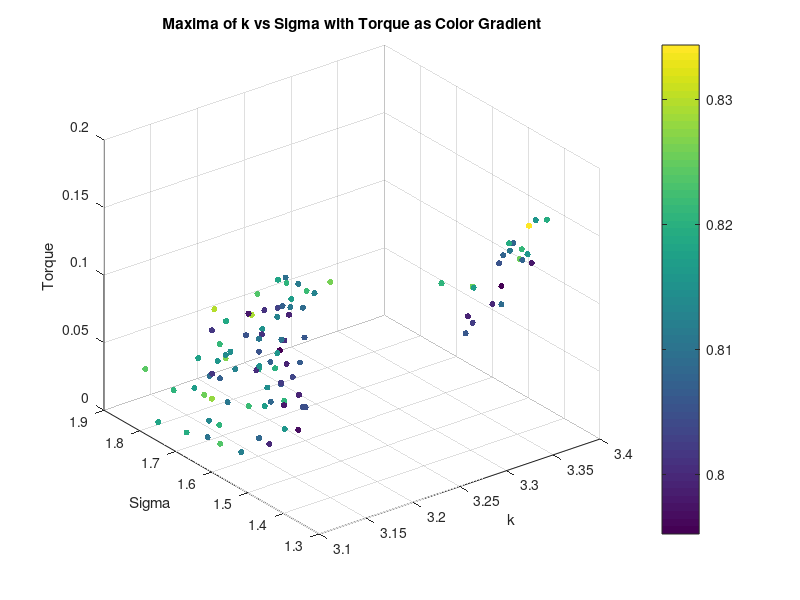
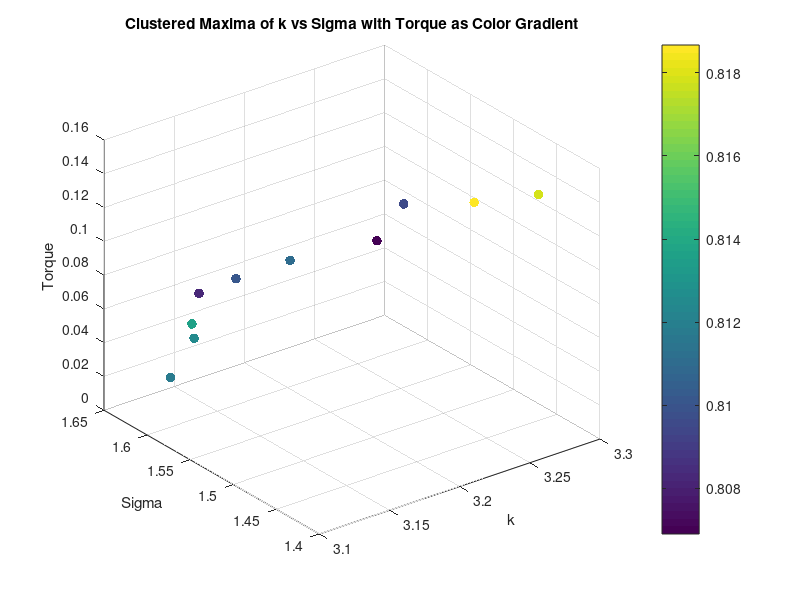
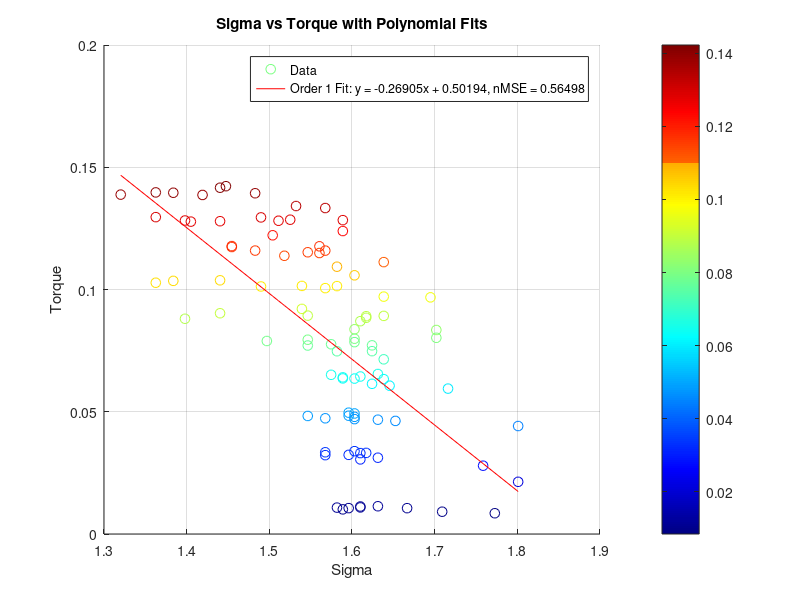
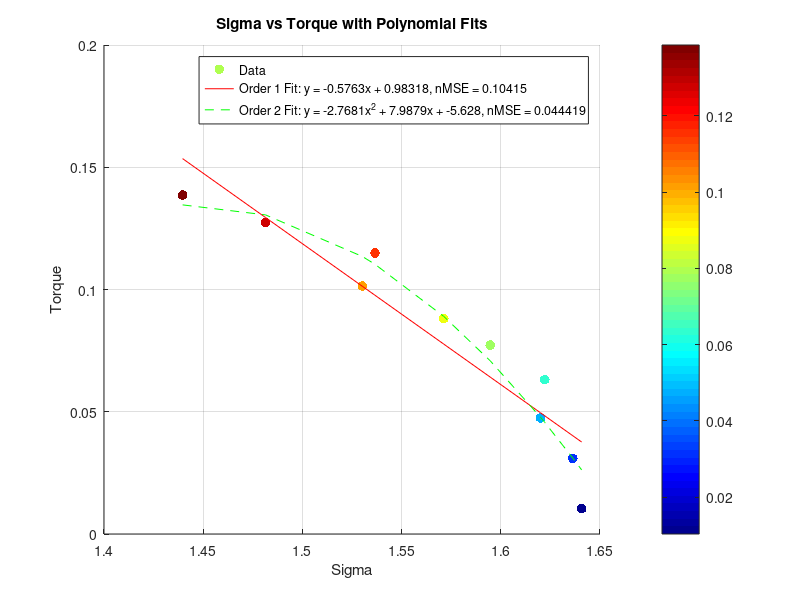

Recreate these plots in MATLAB, in order.
clear all;
close all;


%% Torque Analysis
load('maxima_data.mat');
scatter3(maxima_k, maxima_sigma, torque_values, 20, maxima_corr, 'filled');
xlabel('k');
ylabel('Sigma');
zlabel('Torque');
title('Maxima of k vs Sigma with Torque as Color Gradient');
colorbar;
grid on;
% K means clustering of torque into 10 clusters, taking mean of each cluster k, sigma and corr too
[cluster_idx, cluster_centers] = kmeans(torque_values', 10);
% Take the mean of each cluster
torque_means = zeros(10, 1);
sigma_means = zeros(10, 1);
k_means = zeros(10, 1);
corr_means = zeros(10, 1);
for i = 1:10
    torque_means(i) = mean(torque_values(cluster_idx == i));
    sigma_means(i) = mean(maxima_sigma(cluster_idx == i));
    k_means(i) = mean(maxima_k(cluster_idx == i));
    corr_means(i) = mean(maxima_corr(cluster_idx == i));
end
% Plot the clusters
figure;
scatter3(k_means, sigma_means, torque_means, 50, corr_means, 'filled');
xlabel('k');
ylabel('Sigma');
zlabel('Torque');
title('Clustered Maxima of k vs Sigma with Torque as Color Gradient');
colorbar;
grid on;
% Ensure data is sorted for polyfit
[sigma_sorted, sort_idx] = sort(maxima_sigma);
torque_sorted = torque_values(sort_idx);
% Display correlation between torque and sigma
disp('Correlation between Torque and Sigma:');
disp(corr(torque_sorted', sigma_sorted'));
% Display correlation between torque and sigma^2
disp('Correlation between Torque and Sigma^2:');
disp(corr(torque_sorted', sigma_sorted'.^2));
% Polyfit for sigma vs torque (order 1 and 2)
p1_sigma = polyfit(sigma_sorted, torque_sorted, 1);
% Calculate fitted values and normalized MSE for sigma vs torque
fitted_torque_p1_sigma = polyval(p1_sigma, sigma_sorted);
mse_p1_sigma = mean((torque_sorted - fitted_torque_p1_sigma).^2);
nmse_p1_sigma = mse_p1_sigma / var(torque_sorted);
% Display results for sigma vs torque
disp('Sigma vs Torque:');
disp(['Order 1 nMSE: ', num2str(nmse_p1_sigma)]);
%display correlation between torque and sigma
% Plot for sigma vs torque with polynomial fits (first instance)
figure;
scatter(sigma_sorted, torque_sorted, 50, torque_sorted,'DisplayName', 'Data');
% Create a custom colormap based on jet, excluding yellow/light orange
cmap = jet(256); % Get the jet colormap with 256 colors
cmap = cmap([1:180,200:256], :); % Keep only the first 200 colors, removing the yellow/light orange range
colormap(cmap); % Apply the custom colormap
colorbar; % Add a colorbar to indicate the mapping of color to torque_sorted values
hold on;
plot(sigma_sorted, fitted_torque_p1_sigma, '-r', 'DisplayName', ...
    ['Order 1 Fit: y = ', num2str(p1_sigma(1)), 'x + ', num2str(p1_sigma(2)), ...
    ', nMSE = ', num2str(nmse_p1_sigma)]);
xlabel('Sigma');
ylabel('Torque');
title('Sigma vs Torque with Polynomial Fits');
legend('show');
grid on;
% Ensure data is sorted for polyfit
[sigma_sorted, sort_idx] = sort(sigma_means);
torque_sorted = torque_means(sort_idx);
%Display correlation between torque and sigma
disp('Correlation between Torque and Sigma:');
disp(corr(torque_sorted, sigma_sorted));
%Display correlation between torque and sigma^2
disp('Correlation between Torque and Sigma^2:');
disp(corr(torque_sorted, sigma_sorted.^2));
% Polyfit for sigma vs torque (order 1 and 2)
p1_sigma = polyfit(sigma_sorted, torque_sorted, 1);
p2_sigma = polyfit(sigma_sorted, torque_sorted, 2);
% Calculate zitted values and normalized MSE for sigma vs torque
fitted_torque_p1_sigma = polyval(p1_sigma, sigma_sorted);
fitted_torque_p2_sigma = polyval(p2_sigma, sigma_sorted);
mse_p1_sigma = mean((torque_sorted - fitted_torque_p1_sigma).^2);
mse_p2_sigma = mean((torque_sorted - fitted_torque_p2_sigma).^2);
nmse_p1_sigma = mse_p1_sigma / var(torque_sorted);
nmse_p2_sigma = mse_p2_sigma / var(torque_sorted);
% Display results for sigma vs torque
disp('Sigma vs Torque:');
disp(['Order 1 nMSE: ', num2str(nmse_p1_sigma)]);
disp(['Order 2 nMSE: ', num2str(nmse_p2_sigma)]);
% Plot for sigma vs torque with polynomial fits (second instance)
figure;
scatter(sigma_sorted, torque_sorted, 50, torque_sorted, 'filled', 'DisplayName', 'Data');
colormap(jet); % High contrast colormap suitable for white background
colorbar; % Add a colorbar to indicate the mapping of color to torque_sorted values
hold on;
plot(sigma_sorted, fitted_torque_p1_sigma, '-r', 'DisplayName', ...
    ['Order 1 Fit: y = ', num2str(p1_sigma(1)), 'x + ', num2str(p1_sigma(2)), ...
    ', nMSE = ', num2str(nmse_p1_sigma)]);
plot(sigma_sorted, fitted_torque_p2_sigma, '--g', 'DisplayName', ...
    ['Order 2 Fit: y = ', num2str(p2_sigma(1)), 'x^2 + ', num2str(p2_sigma(2)), ...
    'x + ', num2str(p2_sigma(3)), ', nMSE = ', num2str(nmse_p2_sigma)]);
xlabel('Sigma');
ylabel('Torque');
title('Sigma vs Torque with Polynomial Fits');
legend('show');
grid on;

%% Diameter Analysis
% Saved as diameter_value, k_values(max_k_idx), sigma_values(max_sigma_idx), max_val
load('maxima_data_Diam.mat');

figure;
scatter3(maxima_matrix(:, 2), maxima_matrix(:, 3), maxima_matrix(:, 1), 50, maxima_matrix(:, 1), 'filled'); 
xlabel('k');
ylabel('Sigma');
zlabel('Diameter');
title('Maxima of k vs Sigma with Diameter as Color Gradient');
colorbar;
grid on;

% K vs d
% Ensure data is sorted for polyfit
[k_sorted, sort_idx] = sort(maxima_matrix(:, 2));
d_sorted = maxima_matrix(sort_idx, 1);
% Display correlation between d and k
disp('Correlation between Diameter and k:');
disp(corr(d_sorted, k_sorted));

%plot for k vs diam with polynomial fits
figure;
scatter(k_sorted, d_sorted, 50, d_sorted, 'filled', 'DisplayName', 'Data');
colormap(jet); % High contrast colormap suitable for white background
colorbar; % Add a colorbar to indicate the mapping of color to d_sorted values

hold on;
p1_k = polyfit(k_sorted, d_sorted, 1);
fitted_d_p1_k = polyval(p1_k, k_sorted);
mse_p1_k = mean((d_sorted - fitted_d_p1_k).^2);
nmse_p1_k = mse_p1_k / var(d_sorted);
disp('Diameter vs k:');
disp(['Order 1 nMSE: ', num2str(nmse_p1_k)]);
plot(k_sorted, fitted_d_p1_k, '-r', 'DisplayName', ...
    ['Order 1 Fit: y = ', num2str(p1_k(1)), 'x + ', num2str(p1_k(2)), ...
    ', nMSE = ', num2str(nmse_p1_k)]);
xlabel('k');
ylabel('Diameter');
title('k vs Diameter with Polynomial Fits');
legend('show');






